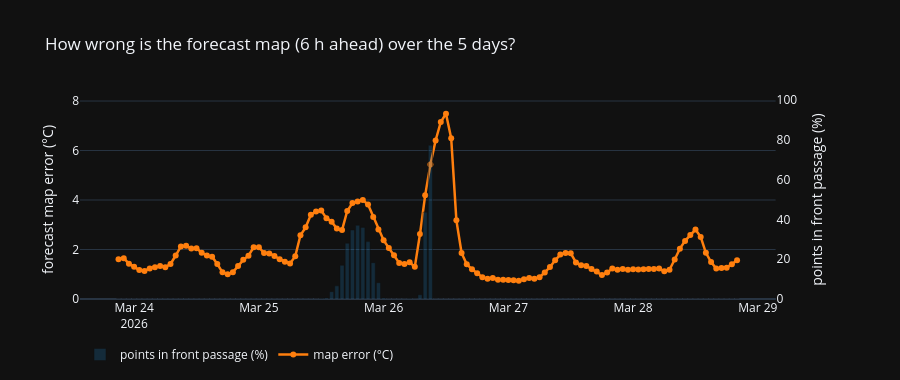

Notebook code for this chart:
### Markdown cell above
### Check without the 2D layout: map error over time

The same comparison on a normal time axis, to check what the time curve suggests (the 2D layout distorts
distances a little).

### Code cell
fig = make_subplots(specs=[[{"secondary_y": True}]])
fig.add_trace(go.Bar(x=ts2, y=100 * sh2, name="points in front passage (%)", marker_color="rgba(31,119,180,0.25)"), secondary_y=True)
fig.add_trace(go.Scatter(x=ts2, y=err, mode="lines+markers", name="map error (°C)", line={"color": "#ff7f0e", "width": 2.5}), secondary_y=False)
fig.update_yaxes(title_text="forecast map error (°C)", rangemode="tozero", secondary_y=False)
fig.update_yaxes(title_text="points in front passage (%)", range=[0, 100], secondary_y=True, showgrid=False)
fig.update_layout(height=380, template="plotly_dark", legend={"orientation": "h", "y": -0.2},
                  title=f"How wrong is the forecast map ({LEAD} h ahead) over the 5 days?")
fig.write_html(FIG / "exp7_error_over_time.html", include_plotlyjs="cdn")
fig.show()
print(f"map error: mean {err.mean():.2f} °C, max {err.max():.2f} °C at {label(ts2[err.argmax()])}")
